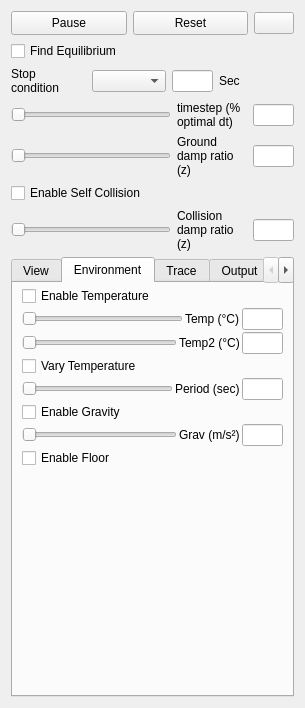
<?xml version="1.0" encoding="UTF-8"?>
<ui version="4.0">
 <class>PhysicsDialog</class>
 <widget class="QWidget" name="PhysicsDialog">
  <property name="geometry">
   <rect>
    <x>0</x>
    <y>0</y>
    <width>305</width>
    <height>708</height>
   </rect>
  </property>
  <property name="windowTitle">
   <string>Form</string>
  </property>
  <layout class="QVBoxLayout" name="verticalLayout_6">
   <item>
    <layout class="QHBoxLayout" name="horizontalLayout_6">
     <item>
      <widget class="QPushButton" name="PauseButton">
       <property name="minimumSize">
        <size>
         <width>0</width>
         <height>24</height>
        </size>
       </property>
       <property name="text">
        <string>Pause</string>
       </property>
      </widget>
     </item>
     <item>
      <widget class="QPushButton" name="ResetButton">
       <property name="minimumSize">
        <size>
         <width>0</width>
         <height>24</height>
        </size>
       </property>
       <property name="text">
        <string>Reset</string>
       </property>
      </widget>
     </item>
     <item>
      <widget class="QPushButton" name="RecordButton">
       <property name="sizePolicy">
        <sizepolicy hsizetype="Fixed" vsizetype="Fixed">
         <horstretch>0</horstretch>
         <verstretch>0</verstretch>
        </sizepolicy>
       </property>
       <property name="text">
        <string/>
       </property>
       <property name="icon">
        <iconset resource="VoxCad.qrc">
         <normaloff>:/Icons/Icons/Record.png</normaloff>:/Icons/Icons/Record.png</iconset>
       </property>
       <property name="checkable">
        <bool>true</bool>
       </property>
      </widget>
     </item>
    </layout>
   </item>
   <item>
    <layout class="QHBoxLayout" name="horizontalLayout_16">
     <item>
      <widget class="QCheckBox" name="UseEquilibriumCheck">
       <property name="toolTip">
        <string>Accelerates the simulation to find the equilibrium position quickly</string>
       </property>
       <property name="text">
        <string>Find Equilibrium</string>
       </property>
      </widget>
     </item>
    </layout>
   </item>
   <item>
    <layout class="QHBoxLayout" name="horizontalLayout_15">
     <item>
      <widget class="QLabel" name="label_11">
       <property name="sizePolicy">
        <sizepolicy hsizetype="Preferred" vsizetype="Preferred">
         <horstretch>0</horstretch>
         <verstretch>0</verstretch>
        </sizepolicy>
       </property>
       <property name="minimumSize">
        <size>
         <width>0</width>
         <height>0</height>
        </size>
       </property>
       <property name="maximumSize">
        <size>
         <width>80</width>
         <height>16777215</height>
        </size>
       </property>
       <property name="toolTip">
        <string>Percent of optimal timestep to run at. [0-1.0+]
Greater values speed up the simulation, but &gt;1.0
can be unstable.</string>
       </property>
       <property name="text">
        <string>Stop condition</string>
       </property>
       <property name="wordWrap">
        <bool>true</bool>
       </property>
      </widget>
     </item>
     <item>
      <widget class="QComboBox" name="StopSelectCombo">
       <property name="toolTip">
        <string>Sets a condition for auto-stopping the simulation</string>
       </property>
      </widget>
     </item>
     <item>
      <widget class="QLineEdit" name="StopValueEdit">
       <property name="enabled">
        <bool>true</bool>
       </property>
       <property name="sizePolicy">
        <sizepolicy hsizetype="Fixed" vsizetype="Fixed">
         <horstretch>0</horstretch>
         <verstretch>0</verstretch>
        </sizepolicy>
       </property>
       <property name="minimumSize">
        <size>
         <width>41</width>
         <height>0</height>
        </size>
       </property>
       <property name="maximumSize">
        <size>
         <width>41</width>
         <height>16777215</height>
        </size>
       </property>
       <property name="acceptDrops">
        <bool>false</bool>
       </property>
       <property name="toolTip">
        <string>The value of selected auto-stopping condition to trigger a stop.</string>
       </property>
      </widget>
     </item>
     <item>
      <widget class="QLabel" name="StopValueLabel">
       <property name="sizePolicy">
        <sizepolicy hsizetype="Preferred" vsizetype="Preferred">
         <horstretch>0</horstretch>
         <verstretch>0</verstretch>
        </sizepolicy>
       </property>
       <property name="minimumSize">
        <size>
         <width>0</width>
         <height>0</height>
        </size>
       </property>
       <property name="maximumSize">
        <size>
         <width>80</width>
         <height>16777215</height>
        </size>
       </property>
       <property name="toolTip">
        <string>Percent of optimal timestep to run at. [0-1.0+]
Greater values speed up the simulation, but &gt;1.0
can be unstable.</string>
       </property>
       <property name="text">
        <string>Sec</string>
       </property>
       <property name="wordWrap">
        <bool>true</bool>
       </property>
      </widget>
     </item>
    </layout>
   </item>
   <item>
    <layout class="QHBoxLayout" name="horizontalLayout_3">
     <item>
      <widget class="QSlider" name="dtSlider">
       <property name="sizePolicy">
        <sizepolicy hsizetype="Expanding" vsizetype="Fixed">
         <horstretch>0</horstretch>
         <verstretch>0</verstretch>
        </sizepolicy>
       </property>
       <property name="minimumSize">
        <size>
         <width>120</width>
         <height>0</height>
        </size>
       </property>
       <property name="toolTip">
        <string>Percent of optimal timestep to run at. [0-1.0+]
Greater values speed up the simulation, but &gt;1.0
can be unstable.</string>
       </property>
       <property name="maximum">
        <number>100</number>
       </property>
       <property name="singleStep">
        <number>1</number>
       </property>
       <property name="orientation">
        <enum>Qt::Horizontal</enum>
       </property>
      </widget>
     </item>
     <item>
      <widget class="QLabel" name="label">
       <property name="sizePolicy">
        <sizepolicy hsizetype="Preferred" vsizetype="Preferred">
         <horstretch>0</horstretch>
         <verstretch>0</verstretch>
        </sizepolicy>
       </property>
       <property name="minimumSize">
        <size>
         <width>70</width>
         <height>0</height>
        </size>
       </property>
       <property name="maximumSize">
        <size>
         <width>80</width>
         <height>16777215</height>
        </size>
       </property>
       <property name="toolTip">
        <string>Percent of optimal timestep to run at. [0-1.0+]
Greater values speed up the simulation, but &gt;1.0
can be unstable.</string>
       </property>
       <property name="text">
        <string>timestep (%  optimal dt)</string>
       </property>
       <property name="wordWrap">
        <bool>true</bool>
       </property>
      </widget>
     </item>
     <item>
      <widget class="QLineEdit" name="dtEdit">
       <property name="enabled">
        <bool>true</bool>
       </property>
       <property name="sizePolicy">
        <sizepolicy hsizetype="Fixed" vsizetype="Fixed">
         <horstretch>0</horstretch>
         <verstretch>0</verstretch>
        </sizepolicy>
       </property>
       <property name="minimumSize">
        <size>
         <width>41</width>
         <height>0</height>
        </size>
       </property>
       <property name="maximumSize">
        <size>
         <width>41</width>
         <height>16777215</height>
        </size>
       </property>
       <property name="acceptDrops">
        <bool>false</bool>
       </property>
       <property name="toolTip">
        <string>Percent of optimal timestep to run at. [0-1.0+]
Greater values speed up the simulation, but &gt;1.0
can be unstable.</string>
       </property>
      </widget>
     </item>
    </layout>
   </item>
   <item>
    <layout class="QHBoxLayout" name="horizontalLayout_9">
     <item>
      <widget class="QSlider" name="GNDDampSlider">
       <property name="sizePolicy">
        <sizepolicy hsizetype="Expanding" vsizetype="Fixed">
         <horstretch>0</horstretch>
         <verstretch>0</verstretch>
        </sizepolicy>
       </property>
       <property name="minimumSize">
        <size>
         <width>120</width>
         <height>0</height>
        </size>
       </property>
       <property name="toolTip">
        <string>Damping ratio relative to ground [0-0.1+].
0 represents a vacuum, larger values
represent a more viscous fluid environment.</string>
       </property>
       <property name="maximum">
        <number>100</number>
       </property>
       <property name="singleStep">
        <number>1</number>
       </property>
       <property name="orientation">
        <enum>Qt::Horizontal</enum>
       </property>
      </widget>
     </item>
     <item>
      <widget class="QLabel" name="label_9">
       <property name="minimumSize">
        <size>
         <width>70</width>
         <height>0</height>
        </size>
       </property>
       <property name="maximumSize">
        <size>
         <width>80</width>
         <height>16777215</height>
        </size>
       </property>
       <property name="toolTip">
        <string>Damping ratio relative to ground [0-0.1+].
0 represents a vacuum, larger values
represent a more viscous fluid environment.</string>
       </property>
       <property name="text">
        <string>Ground damp ratio (z)</string>
       </property>
       <property name="wordWrap">
        <bool>true</bool>
       </property>
       <property name="indent">
        <number>-2</number>
       </property>
      </widget>
     </item>
     <item>
      <widget class="QLineEdit" name="GNDDampEdit">
       <property name="enabled">
        <bool>true</bool>
       </property>
       <property name="sizePolicy">
        <sizepolicy hsizetype="Fixed" vsizetype="Fixed">
         <horstretch>0</horstretch>
         <verstretch>0</verstretch>
        </sizepolicy>
       </property>
       <property name="minimumSize">
        <size>
         <width>41</width>
         <height>0</height>
        </size>
       </property>
       <property name="maximumSize">
        <size>
         <width>41</width>
         <height>16777215</height>
        </size>
       </property>
       <property name="toolTip">
        <string>Damping ratio relative to ground [0-0.1+].
0 represents a vacuum, larger values
represent a more viscous fluid environment.</string>
       </property>
      </widget>
     </item>
    </layout>
   </item>
   <item>
    <widget class="QCheckBox" name="UseSelfColCheck">
     <property name="toolTip">
      <string>Prevents self penetration when enabled.</string>
     </property>
     <property name="text">
      <string>Enable Self Collision</string>
     </property>
    </widget>
   </item>
   <item>
    <layout class="QHBoxLayout" name="horizontalLayout_7">
     <item>
      <widget class="QSlider" name="ColDampSlider">
       <property name="sizePolicy">
        <sizepolicy hsizetype="Expanding" vsizetype="Fixed">
         <horstretch>0</horstretch>
         <verstretch>0</verstretch>
        </sizepolicy>
       </property>
       <property name="minimumSize">
        <size>
         <width>120</width>
         <height>0</height>
        </size>
       </property>
       <property name="toolTip">
        <string>Damping ratio of collisions [0-2+].
Low values make elastic (bouncy) collisions, higher values
make inelastic (dead) collisions. 1.0 is critically damped.</string>
       </property>
       <property name="maximum">
        <number>100</number>
       </property>
       <property name="singleStep">
        <number>1</number>
       </property>
       <property name="orientation">
        <enum>Qt::Horizontal</enum>
       </property>
      </widget>
     </item>
     <item>
      <widget class="QLabel" name="label_7">
       <property name="minimumSize">
        <size>
         <width>70</width>
         <height>0</height>
        </size>
       </property>
       <property name="maximumSize">
        <size>
         <width>70</width>
         <height>16777215</height>
        </size>
       </property>
       <property name="toolTip">
        <string>Damping ratio of collisions [0-2+].
Low values make elastic (bouncy) collisions, higher values
make inelastic (dead) collisions. 1.0 is critically damped.</string>
       </property>
       <property name="text">
        <string>Collision damp ratio (z)</string>
       </property>
       <property name="wordWrap">
        <bool>true</bool>
       </property>
       <property name="indent">
        <number>-2</number>
       </property>
      </widget>
     </item>
     <item>
      <widget class="QLineEdit" name="ColDampEdit">
       <property name="enabled">
        <bool>true</bool>
       </property>
       <property name="sizePolicy">
        <sizepolicy hsizetype="Fixed" vsizetype="Fixed">
         <horstretch>0</horstretch>
         <verstretch>0</verstretch>
        </sizepolicy>
       </property>
       <property name="minimumSize">
        <size>
         <width>41</width>
         <height>0</height>
        </size>
       </property>
       <property name="maximumSize">
        <size>
         <width>41</width>
         <height>16777215</height>
        </size>
       </property>
       <property name="toolTip">
        <string>Damping ratio of collisions [0-2+].
Low values make elastic (bouncy) collisions, higher values
make inelastic (dead) collisions. 1.0 is critically damped.</string>
       </property>
      </widget>
     </item>
    </layout>
   </item>
   <item>
    <widget class="QTabWidget" name="PhysTabWidget">
     <property name="toolTip">
      <string>Options</string>
     </property>
     <property name="tabPosition">
      <enum>QTabWidget::North</enum>
     </property>
     <property name="currentIndex">
      <number>1</number>
     </property>
     <widget class="QWidget" name="View">
      <attribute name="title">
       <string>View</string>
      </attribute>
      <layout class="QVBoxLayout" name="verticalLayout_11">
       <property name="spacing">
        <number>2</number>
       </property>
       <property name="topMargin">
        <number>3</number>
       </property>
       <property name="bottomMargin">
        <number>3</number>
       </property>
       <item>
        <widget class="QGroupBox" name="DisplayBox">
         <property name="title">
          <string>Display</string>
         </property>
         <layout class="QHBoxLayout" name="horizontalLayout_12">
          <property name="spacing">
           <number>2</number>
          </property>
          <property name="topMargin">
           <number>3</number>
          </property>
          <property name="bottomMargin">
           <number>3</number>
          </property>
          <item>
           <widget class="QRadioButton" name="DispDisableRadio">
            <property name="text">
             <string>Disable</string>
            </property>
           </widget>
          </item>
          <item>
           <widget class="QRadioButton" name="DispVoxelsRadio">
            <property name="text">
             <string>Voxels</string>
            </property>
           </widget>
          </item>
          <item>
           <widget class="QRadioButton" name="DispConnRadio">
            <property name="text">
             <string>Connections</string>
            </property>
           </widget>
          </item>
         </layout>
        </widget>
       </item>
       <item>
        <widget class="QGroupBox" name="ViewOptionsGroup">
         <property name="title">
          <string>View Options</string>
         </property>
         <layout class="QHBoxLayout" name="horizontalLayout_14">
          <property name="spacing">
           <number>2</number>
          </property>
          <property name="topMargin">
           <number>3</number>
          </property>
          <property name="bottomMargin">
           <number>3</number>
          </property>
          <item>
           <layout class="QVBoxLayout" name="verticalLayout_9">
            <item>
             <widget class="QRadioButton" name="ViewDiscreteRadio">
              <property name="text">
               <string>Discrete</string>
              </property>
             </widget>
            </item>
            <item>
             <widget class="QRadioButton" name="ViewDeformedRadio">
              <property name="text">
               <string>Deformed</string>
              </property>
             </widget>
            </item>
            <item>
             <widget class="QRadioButton" name="ViewSmoothRadio">
              <property name="text">
               <string>Smooth</string>
              </property>
             </widget>
            </item>
           </layout>
          </item>
          <item>
           <layout class="QVBoxLayout" name="verticalLayout_7">
            <item>
             <widget class="QCheckBox" name="ForcesCheck">
              <property name="toolTip">
               <string>Internal forces (currently disabled)</string>
              </property>
              <property name="text">
               <string>Forces</string>
              </property>
             </widget>
            </item>
            <item>
             <widget class="QCheckBox" name="LocalCoordCheck">
              <property name="toolTip">
               <string>Origin and axes of each voxel.</string>
              </property>
              <property name="text">
               <string>Local Coords</string>
              </property>
             </widget>
            </item>
           </layout>
          </item>
         </layout>
        </widget>
       </item>
       <item>
        <widget class="QGroupBox" name="ColorGroup">
         <property name="title">
          <string>Color</string>
         </property>
         <layout class="QHBoxLayout" name="horizontalLayout_11">
          <property name="spacing">
           <number>2</number>
          </property>
          <property name="topMargin">
           <number>3</number>
          </property>
          <property name="bottomMargin">
           <number>3</number>
          </property>
          <item>
           <layout class="QVBoxLayout" name="verticalLayout_10">
            <item>
             <widget class="QRadioButton" name="TypeRadio">
              <property name="toolTip">
               <string>Material color</string>
              </property>
              <property name="text">
               <string>Type</string>
              </property>
             </widget>
            </item>
            <item>
             <widget class="QRadioButton" name="KineticERadio">
              <property name="toolTip">
               <string>Internal material strain</string>
              </property>
              <property name="text">
               <string>Kinetic Energy</string>
              </property>
             </widget>
            </item>
            <item>
             <widget class="QRadioButton" name="DisplacementRadio">
              <property name="toolTip">
               <string>Distance from starting point of each voxel</string>
              </property>
              <property name="text">
               <string>Displacement</string>
              </property>
             </widget>
            </item>
            <item>
             <widget class="QRadioButton" name="StateRadio">
              <property name="toolTip">
               <string>White is unyielded, yellow is yielded, red is broken.</string>
              </property>
              <property name="text">
               <string>State</string>
              </property>
             </widget>
            </item>
           </layout>
          </item>
          <item>
           <layout class="QVBoxLayout" name="verticalLayout_8">
            <item>
             <widget class="QRadioButton" name="StrainERadio">
              <property name="toolTip">
               <string>Internal material strain</string>
              </property>
              <property name="text">
               <string>Strain Energy</string>
              </property>
             </widget>
            </item>
            <item>
             <widget class="QRadioButton" name="StressRadio">
              <property name="toolTip">
               <string>Internal material stress</string>
              </property>
              <property name="text">
               <string>Engineering
Stress</string>
              </property>
             </widget>
            </item>
            <item>
             <widget class="QRadioButton" name="StrainRadio">
              <property name="toolTip">
               <string>Internal material strain</string>
              </property>
              <property name="text">
               <string>Engineering
Strain</string>
              </property>
             </widget>
            </item>
           </layout>
          </item>
         </layout>
        </widget>
       </item>
       <item>
        <widget class="QCheckBox" name="CoMCheck">
         <property name="text">
          <string>Lock view to center of mass</string>
         </property>
        </widget>
       </item>
       <item>
        <spacer name="verticalSpacer_2">
         <property name="orientation">
          <enum>Qt::Vertical</enum>
         </property>
         <property name="sizeHint" stdset="0">
          <size>
           <width>20</width>
           <height>40</height>
          </size>
         </property>
        </spacer>
       </item>
      </layout>
     </widget>
     <widget class="QWidget" name="Environment">
      <attribute name="title">
       <string>Environment</string>
      </attribute>
      <layout class="QVBoxLayout" name="verticalLayout_5">
       <property name="spacing">
        <number>2</number>
       </property>
       <property name="topMargin">
        <number>3</number>
       </property>
       <property name="bottomMargin">
        <number>3</number>
       </property>
       <item>
        <widget class="QCheckBox" name="UseTempCheck">
         <property name="toolTip">
          <string>Enables temperature changes.
Affects the size of each voxel according to its CTE.</string>
         </property>
         <property name="text">
          <string>Enable Temperature</string>
         </property>
        </widget>
       </item>
       <item>
        <layout class="QHBoxLayout" name="horizontalLayout_4">
         <item>
          <widget class="QSlider" name="TempSlider">
           <property name="toolTip">
            <string>Current environment temperature.
Base (no expansion) is 25°.</string>
           </property>
           <property name="maximum">
            <number>100</number>
           </property>
           <property name="singleStep">
            <number>1</number>
           </property>
           <property name="orientation">
            <enum>Qt::Horizontal</enum>
           </property>
          </widget>
         </item>
         <item>
          <widget class="QLabel" name="label_5">
           <property name="text">
            <string>Temp (°C)</string>
           </property>
          </widget>
         </item>
         <item>
          <widget class="QLineEdit" name="TempEdit">
           <property name="enabled">
            <bool>true</bool>
           </property>
           <property name="sizePolicy">
            <sizepolicy hsizetype="Fixed" vsizetype="Fixed">
             <horstretch>0</horstretch>
             <verstretch>0</verstretch>
            </sizepolicy>
           </property>
           <property name="minimumSize">
            <size>
             <width>41</width>
             <height>0</height>
            </size>
           </property>
           <property name="maximumSize">
            <size>
             <width>41</width>
             <height>16777215</height>
            </size>
           </property>
          </widget>
         </item>
        </layout>
       </item>
       <item>
        <layout class="QHBoxLayout" name="horizontalLayout_29">
         <item>
          <widget class="QSlider" name="Temp2Slider">
           <property name="toolTip">
            <string>Current environment temperature.
Base (no expansion) is 25°.</string>
           </property>
           <property name="maximum">
            <number>100</number>
           </property>
           <property name="singleStep">
            <number>1</number>
           </property>
           <property name="orientation">
            <enum>Qt::Horizontal</enum>
           </property>
          </widget>
         </item>
         <item>
          <widget class="QLabel" name="label_20">
           <property name="text">
            <string>Temp2 (°C)</string>
           </property>
          </widget>
         </item>
         <item>
          <widget class="QLineEdit" name="Temp2Edit">
           <property name="enabled">
            <bool>true</bool>
           </property>
           <property name="sizePolicy">
            <sizepolicy hsizetype="Fixed" vsizetype="Fixed">
             <horstretch>0</horstretch>
             <verstretch>0</verstretch>
            </sizepolicy>
           </property>
           <property name="minimumSize">
            <size>
             <width>41</width>
             <height>0</height>
            </size>
           </property>
           <property name="maximumSize">
            <size>
             <width>41</width>
             <height>16777215</height>
            </size>
           </property>
          </widget>
         </item>
        </layout>
       </item>
       <item>
        <widget class="QCheckBox" name="VaryTempCheck">
         <property name="toolTip">
          <string>Periodically varies the environment temperature when enabled.</string>
         </property>
         <property name="text">
          <string>Vary Temperature</string>
         </property>
        </widget>
       </item>
       <item>
        <layout class="QHBoxLayout" name="horizontalLayout_8">
         <item>
          <widget class="QSlider" name="TempPerSlider">
           <property name="toolTip">
            <string>Period of temperature variation in environment.</string>
           </property>
           <property name="maximum">
            <number>100</number>
           </property>
           <property name="singleStep">
            <number>1</number>
           </property>
           <property name="orientation">
            <enum>Qt::Horizontal</enum>
           </property>
          </widget>
         </item>
         <item>
          <widget class="QLabel" name="label_8">
           <property name="text">
            <string>Period (sec)</string>
           </property>
          </widget>
         </item>
         <item>
          <widget class="QLineEdit" name="TempPerEdit">
           <property name="enabled">
            <bool>true</bool>
           </property>
           <property name="sizePolicy">
            <sizepolicy hsizetype="Fixed" vsizetype="Fixed">
             <horstretch>0</horstretch>
             <verstretch>0</verstretch>
            </sizepolicy>
           </property>
           <property name="minimumSize">
            <size>
             <width>41</width>
             <height>0</height>
            </size>
           </property>
           <property name="maximumSize">
            <size>
             <width>41</width>
             <height>16777215</height>
            </size>
           </property>
          </widget>
         </item>
        </layout>
       </item>
       <item>
        <widget class="QCheckBox" name="UseGravCheck">
         <property name="toolTip">
          <string>Enables gravitational acceleration.</string>
         </property>
         <property name="text">
          <string>Enable Gravity</string>
         </property>
        </widget>
       </item>
       <item>
        <layout class="QHBoxLayout" name="horizontalLayout_5">
         <item>
          <widget class="QSlider" name="GravSlider">
           <property name="toolTip">
            <string>Gravitational acceleration (9.81 for earth).</string>
           </property>
           <property name="maximum">
            <number>100</number>
           </property>
           <property name="singleStep">
            <number>1</number>
           </property>
           <property name="orientation">
            <enum>Qt::Horizontal</enum>
           </property>
          </widget>
         </item>
         <item>
          <widget class="QLabel" name="label_6">
           <property name="text">
            <string>Grav (m/s²)</string>
           </property>
          </widget>
         </item>
         <item>
          <widget class="QLineEdit" name="GravEdit">
           <property name="enabled">
            <bool>true</bool>
           </property>
           <property name="sizePolicy">
            <sizepolicy hsizetype="Fixed" vsizetype="Fixed">
             <horstretch>0</horstretch>
             <verstretch>0</verstretch>
            </sizepolicy>
           </property>
           <property name="minimumSize">
            <size>
             <width>41</width>
             <height>0</height>
            </size>
           </property>
           <property name="maximumSize">
            <size>
             <width>41</width>
             <height>16777215</height>
            </size>
           </property>
          </widget>
         </item>
        </layout>
       </item>
       <item>
        <widget class="QCheckBox" name="UseFloorCheck">
         <property name="toolTip">
          <string>Enables a flat floor.</string>
         </property>
         <property name="text">
          <string>Enable Floor</string>
         </property>
        </widget>
       </item>
       <item>
        <spacer name="verticalSpacer">
         <property name="orientation">
          <enum>Qt::Vertical</enum>
         </property>
         <property name="sizeHint" stdset="0">
          <size>
           <width>20</width>
           <height>191</height>
          </size>
         </property>
        </spacer>
       </item>
      </layout>
     </widget>
     <widget class="QWidget" name="Trace">
      <attribute name="title">
       <string>Trace</string>
      </attribute>
      <layout class="QVBoxLayout" name="verticalLayout_3">
       <item>
        <layout class="QHBoxLayout" name="horizontalLayout_2">
         <item>
          <layout class="QVBoxLayout" name="verticalLayout_2">
           <item>
            <widget class="QComboBox" name="VariableCombo"/>
           </item>
           <item>
            <widget class="QLabel" name="label_2">
             <property name="text">
              <string>Plot Variable</string>
             </property>
            </widget>
           </item>
          </layout>
         </item>
         <item>
          <layout class="QVBoxLayout" name="verticalLayout">
           <item>
            <widget class="QComboBox" name="DirectionCombo"/>
           </item>
           <item>
            <widget class="QLabel" name="label_3">
             <property name="text">
              <string>Plot Direction</string>
             </property>
            </widget>
           </item>
          </layout>
         </item>
        </layout>
       </item>
       <item>
        <widget class="QwtPlot" name="DataPlot"/>
       </item>
       <item>
        <layout class="QHBoxLayout" name="horizontalLayout_10">
         <item>
          <spacer name="horizontalSpacer">
           <property name="orientation">
            <enum>Qt::Horizontal</enum>
           </property>
           <property name="sizeHint" stdset="0">
            <size>
             <width>40</width>
             <height>20</height>
            </size>
           </property>
          </spacer>
         </item>
         <item>
          <widget class="QCheckBox" name="LogEachCheck">
           <property name="text">
            <string>Log Every</string>
           </property>
          </widget>
         </item>
         <item>
          <widget class="QPushButton" name="SaveDataButton">
           <property name="text">
            <string>Save Data</string>
           </property>
          </widget>
         </item>
        </layout>
       </item>
      </layout>
     </widget>
     <widget class="QWidget" name="Output">
      <attribute name="title">
       <string>Output</string>
      </attribute>
      <layout class="QVBoxLayout" name="verticalLayout_4">
       <item>
        <widget class="QTextEdit" name="OutText"/>
       </item>
      </layout>
     </widget>
     <widget class="QWidget" name="Other">
      <attribute name="title">
       <string>Other</string>
      </attribute>
      <layout class="QVBoxLayout" name="verticalLayout_12">
       <property name="spacing">
        <number>1</number>
       </property>
       <property name="leftMargin">
        <number>6</number>
       </property>
       <property name="topMargin">
        <number>3</number>
       </property>
       <property name="rightMargin">
        <number>6</number>
       </property>
       <property name="bottomMargin">
        <number>3</number>
       </property>
       <item>
        <layout class="QHBoxLayout" name="horizontalLayout">
         <item>
          <widget class="QSlider" name="BondDampSlider">
           <property name="sizePolicy">
            <sizepolicy hsizetype="Expanding" vsizetype="Fixed">
             <horstretch>0</horstretch>
             <verstretch>0</verstretch>
            </sizepolicy>
           </property>
           <property name="minimumSize">
            <size>
             <width>80</width>
             <height>0</height>
            </size>
           </property>
           <property name="toolTip">
            <string>Bulk material damping. [0-1.0]
Small values are more jiggly. 0.0 represents no damping
and is unstable, 1.0 is critical damping.</string>
           </property>
           <property name="maximum">
            <number>100</number>
           </property>
           <property name="singleStep">
            <number>1</number>
           </property>
           <property name="orientation">
            <enum>Qt::Horizontal</enum>
           </property>
          </widget>
         </item>
         <item>
          <widget class="QLabel" name="label_4">
           <property name="minimumSize">
            <size>
             <width>50</width>
             <height>0</height>
            </size>
           </property>
           <property name="maximumSize">
            <size>
             <width>50</width>
             <height>16777215</height>
            </size>
           </property>
           <property name="toolTip">
            <string>Bulk material damping. [0-1.0]
Small values are more jiggly. 0.0 represents no damping
and is unstable, 1.0 is critical damping.</string>
           </property>
           <property name="text">
            <string>Bulk damp ratio (z)</string>
           </property>
           <property name="wordWrap">
            <bool>true</bool>
           </property>
           <property name="indent">
            <number>-2</number>
           </property>
          </widget>
         </item>
         <item>
          <widget class="QLineEdit" name="BondDampEdit">
           <property name="enabled">
            <bool>true</bool>
           </property>
           <property name="sizePolicy">
            <sizepolicy hsizetype="Fixed" vsizetype="Fixed">
             <horstretch>0</horstretch>
             <verstretch>0</verstretch>
            </sizepolicy>
           </property>
           <property name="minimumSize">
            <size>
             <width>41</width>
             <height>0</height>
            </size>
           </property>
           <property name="maximumSize">
            <size>
             <width>41</width>
             <height>16777215</height>
            </size>
           </property>
           <property name="toolTip">
            <string>Bulk material damping. [0-1.0]
Small values are more jiggly. 0.0 represents no damping
and is unstable, 1.0 is critical damping.</string>
           </property>
          </widget>
         </item>
        </layout>
       </item>
       <item>
        <widget class="QCheckBox" name="UseMaxVelLimitCheck">
         <property name="toolTip">
          <string>Enforces a maximum velocity when enabled (rarely used).
Useful for highly unstable scenarios.</string>
         </property>
         <property name="text">
          <string>Enable Velocity Limit</string>
         </property>
        </widget>
       </item>
       <item>
        <layout class="QHBoxLayout" name="horizontalLayout_13">
         <item>
          <widget class="QSlider" name="MaxVelLimitSlider">
           <property name="sizePolicy">
            <sizepolicy hsizetype="Expanding" vsizetype="Fixed">
             <horstretch>0</horstretch>
             <verstretch>0</verstretch>
            </sizepolicy>
           </property>
           <property name="minimumSize">
            <size>
             <width>120</width>
             <height>0</height>
            </size>
           </property>
           <property name="toolTip">
            <string>Maximum voxel velocity.</string>
           </property>
           <property name="maximum">
            <number>100</number>
           </property>
           <property name="singleStep">
            <number>1</number>
           </property>
           <property name="orientation">
            <enum>Qt::Horizontal</enum>
           </property>
          </widget>
         </item>
         <item>
          <widget class="QLabel" name="label_10">
           <property name="minimumSize">
            <size>
             <width>70</width>
             <height>0</height>
            </size>
           </property>
           <property name="maximumSize">
            <size>
             <width>70</width>
             <height>16777215</height>
            </size>
           </property>
           <property name="text">
            <string>Maximum Voxel Velocity</string>
           </property>
           <property name="wordWrap">
            <bool>true</bool>
           </property>
           <property name="indent">
            <number>-2</number>
           </property>
          </widget>
         </item>
        </layout>
       </item>
       <item>
        <spacer name="verticalSpacer_3">
         <property name="orientation">
          <enum>Qt::Vertical</enum>
         </property>
         <property name="sizeHint" stdset="0">
          <size>
           <width>20</width>
           <height>363</height>
          </size>
         </property>
        </spacer>
       </item>
      </layout>
     </widget>
    </widget>
   </item>
  </layout>
 </widget>
 <customwidgets>
  <customwidget>
   <class>QwtPlot</class>
   <extends>QFrame</extends>
   <header>qwt_plot.h</header>
   <container>1</container>
  </customwidget>
 </customwidgets>
 <resources>
  <include location="VoxCad.qrc"/>
 </resources>
 <connections/>
</ui>
